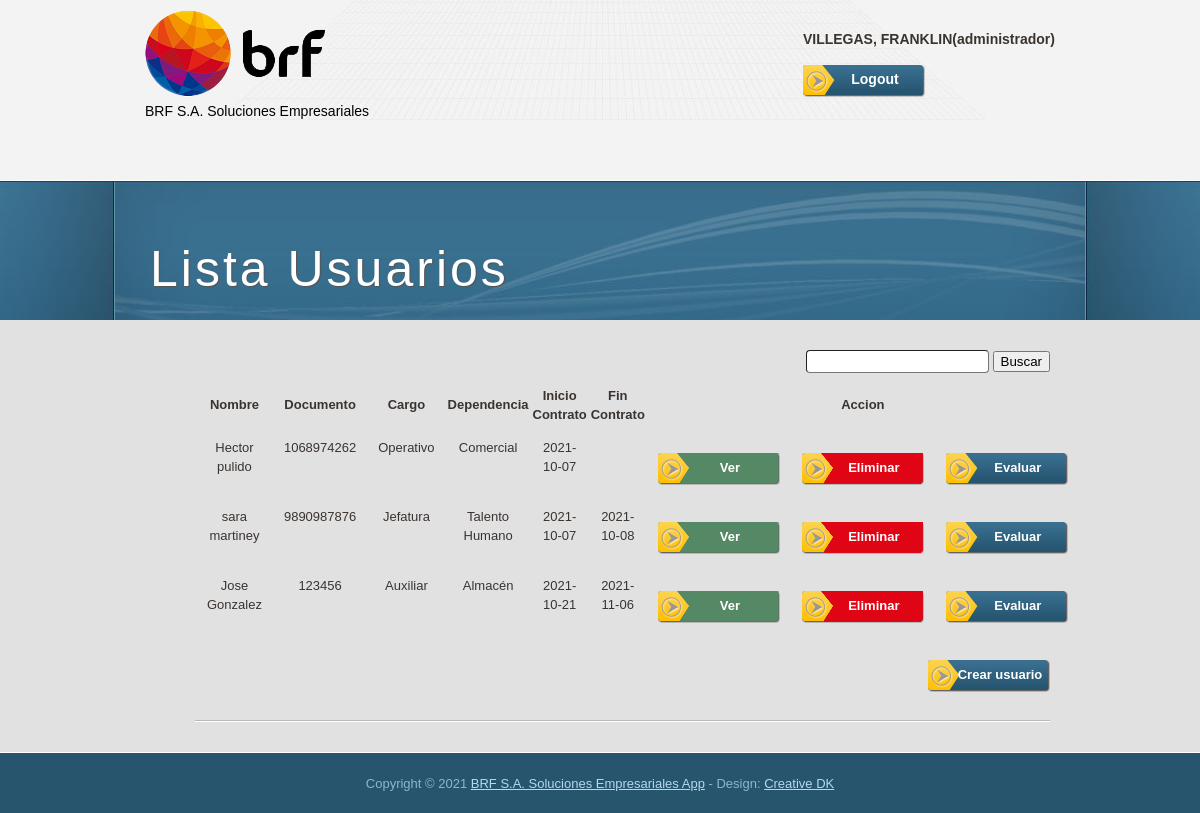
/mainadmin (signed in), run on an earlier commit of the app's database.
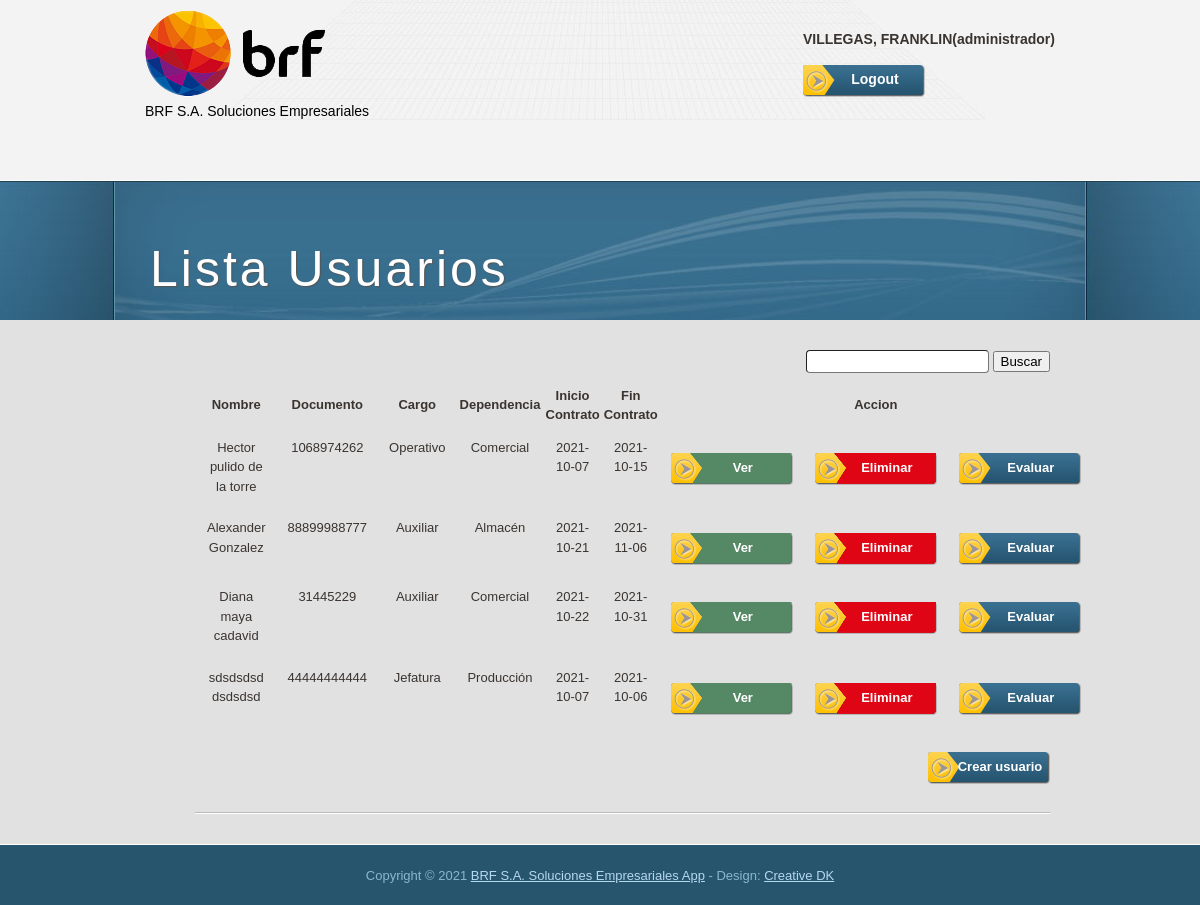
And on a later commit of the database.
### tables this page shows
CREATE TABLE "persons" (
	"id"	INTEGER NOT NULL,
	"document"	VARCHAR(50) NOT NULL UNIQUE,
	"name"	VARCHAR(50) NOT NULL,
	"surname"	VARCHAR(50) NOT NULL,
	"gender"	CHAR NOT NULL,
	"dateBirth"	DATE NOT NULL,
	"cityBirth"	VARCHAR(50) NOT NULL,
	"phone"	VARCHAR(25) NOT NULL,
	"address"	VARCHAR(50) NOT NULL,
	"cityResidence"	VARCHAR(50) NOT NULL,
	"email"	VARCHAR(50) NOT NULL,
	PRIMARY KEY("id" AUTOINCREMENT)
);

CREATE TABLE "contracts" (
	`idContract`	INTEGER PRIMARY KEY AUTOINCREMENT,
	`idPerson`	INTEGER NOT NULL,
	`charge`	VARCHAR ( 50 ) NOT NULL,
	`admissionDate`	DATE NOT NULL,
	`leaveDate`	DATE,
	`typeContract`	VARCHAR ( 50 ) NOT NULL,
	`dependence`	VARCHAR ( 50 ) NOT NULL,
	`salary`	DOUBLE NOT NULL,
	`availability`	BOOLEAN NOT NULL,
	CONSTRAINT `persona_contrato` FOREIGN KEY(`idPerson`) REFERENCES `persons`(`id`) ON DELETE NO ACTION ON UPDATE CASCADE
);

### app.py (the view)
@app.route('/mainadmin')
def administrador():
    if session["usuario"]!="unknown" and session["rol"]!=0:
        if session["rol"]=="superAdministrador":
            usuarios=lista_usuarios_superadmin()
            if usuarios is None:
                usuarios =""
        elif session["rol"]=="administrador":
            usuarios=lista_usuarios()
            if usuarios is None:
                usuarios =""
        return render_template('mainadmin.html', titulo="main admininstrador",lista=usuarios)
    else:
        return redirect("/")

### app.py (called while the page is built)
@app.before_request
def session_management():
    session.permanent = True

### db.py (called while the page is built)
def get_db():
    try:
        if 'db' not in g:
            g.db=sqlite3.connect('dbase/db_brf.db')
        return g.db
    except Error:
        print(Error)

### usuarios.py (called while the page is built)
def lista_usuarios():
    db=get_db()
    try:
        cursor = db.cursor()
        strsql ="select id, name, surname, document, charge, dependence, admissionDate, leaveDate from users join persons on users.idPerson=persons.id join contracts on persons.id=contracts.idPerson where users.rol='usuario'"
        cursor.execute(strsql)
        usuarios = cursor.fetchall()
        return usuarios
    except Error:
        close_db()
    close_db()

### templates/mainadmin.html (shortened to what this page needs)
{% extends "apptemplate.html" %}
{% block contenido %}
  <div id="tooplate_middle_wrapper3">
    <div id="tooplate_middle_wrapper4">
      <div id="tooplate_middle1">
        <h1>Lista Usuarios</h1>
      </div>
    </div>
  </div>
  <div id="tooplate_main">
      <div id="tooplate_content1">
          <div id="tabla">
              <p>
                <p align="right">
                  <input type="search" name="buscar" id="buscar">
                  <button type="button" id="find">Buscar</button>
                </p>
                  <table style="width: 100%">
                      <thead>
                        <tr>
                          <th>Nombre</th>
                          <th>Documento</th>
                          <th>Cargo</th>
                          <th>Dependencia</th>
                          <th>Inicio Contrato</th>
                          <th>Fin Contrato</th>
                          <th colspan="3">Accion</th>
                        </tr>
                      </thead>
                      <tbody style="text-align:center">
                        {% for usuario in lista %}
                          <tr>
                            <td>{% print(usuario[1]) %} {% print(usuario[2]) %}</td>
                            <td>{% print(usuario[3]) %}</td>
                            <td>{% print(usuario[4]) %}</td>
                            <td>{% print(usuario[5]) %}</td>
                            <td>{% print(usuario[6]) %}</td>
                            <td>{% print(usuario[7]) %}</td>
                            <td><div class="buttonver"><a href="/mainadmin/editar/{% print(usuario[0]) %}">Ver</a></div></td>
                            <td><div class="buttondel"><a href="#" {% print('onclick=eliminarUsuario({})').format(usuario[0]) %}>Eliminar</a></div></td>
                            <td><div class="button"><a href="/mainadmin/evaluar/{% print(usuario[0]) %}">Evaluar</a></div></td>
                          </tr>
                        {% endfor %}
                      </tbody>
                    </table>
              </p>
          </div>
          <div class="button float_r">
              <a href="/mainadmin/crear">Crear usuario</a>
          </div>
          <div class="cleaner_h30 horizon_divider"></div>
          <div class="cleaner_h30"></div>
    </div>
  </div>
{% endblock %}

### templates/apptemplate.html (shortened to what this page needs)
<!DOCTYPE html PUBLIC "-//W3C//DTD XHTML 1.0 Transitional//EN" "http://www.w3.org/TR/xhtml1/DTD/xhtml1-transitional.dtd">
<html xmlns="http://www.w3.org/1999/xhtml">
  <head>
    <link href="{{ url_for('static', filename='css/tooplate_style.css') }}" rel="stylesheet" type="text/css" />
  </head>
  <body>
    <div id="tooplate_header_wrapper">
        <div id="tooplate_header">
            <div id="site_title">
              <h1><a href="#"><img src="{{ url_for('static', filename='images/tooplate_logo.png') }}" alt="business template" /><span>BRF S.A. Soluciones Empresariales</span></span></span></a></h1>
            </div>
            <div class="button float_r" id="header_button">
              {% print(session["usuario"])%}({% print(session["rol"])%})
              <a href="/logout">Logout</a>
            </div>
            <div class="cleaner_h10"></div>
        </div>
    </div>
    {% block contenido %}
    {% endblock %}
    <div id="tooplate_footer_wrapper">
        <div id="tooplate_footer">
          Copyright © 2021 <a href="#">BRF S.A. Soluciones Empresariales App</a> - Design: <a href="https://creativedk.com/">Creative DK</a>
        </div>
    </div>
  </body>
</html>

### static/css/tooplate_style.css (style rules this page uses)
body { margin: 0px; padding: 0px; color: #3a3430; font-family: Helvetica, "Trebuchet MS", Arial, sans-serif; font-size: 13px; line-height:1.5em; background-color: #e1e1e1; }
a, a:link, a:visited { color: #2d607f; text-decoration: underline; }
p { margin: 0px; padding: 0 0 10px 0; }
img { border: none; }
h1 { font-size: 40px; font-weight: bold; margin: 0 0 30px 0; padding: 5px 0; color: #000; }
.cleaner_h10 { clear: both; width:100%; height: 10px; }
.cleaner_h30 { clear: both; width:100%; height: 30px; }
.horizon_divider { background: url(../images/tooplate_hor_divider.jpg) repeat-x bottom; }
.float_r { float: right; }
.button a { clear: both; display: block; width: 100px; height: 27px; padding: 5px 0 0 22px; margin-top: 15px; background: url(../images/tooplate_button.png) no-repeat; color: #fff; font-weight: bold; text-align: center; text-decoration: none; }
.buttonver a { clear: both; display: block; width: 100px; height: 27px; padding: 5px 0 0 22px; margin-top: 15px; background: url(../images/tooplate_button_ver.png) no-repeat; color: #fff; font-weight: bold; text-align: center; text-decoration: none; }
.buttondel a { clear: both; display: block; width: 100px; height: 27px; padding: 5px 0 0 22px; margin-top: 15px; background: url(../images/tooplate_button_del.png) no-repeat; color: #fff; font-weight: bold; text-align: center; text-decoration: none; }
#tooplate_header_wrapper { width: 100%; background: #f3f3f3; height: 180px; }
#tooplate_header { width: 990px; height: 120px; padding: 0; margin: 0 auto; background: url(../images/tooplate_header.jpg) no-repeat; }
#tooplate_header #site_title { float: left; width: 400px; padding: 10px 0 0 40px; }
#tooplate_header #site_title h1 { margin: 0; padding: 0; }
#tooplate_header #site_title h1 a { margin: 0px; padding: 0px; font-size: 38px; color: #000; font-weight: normal; text-decoration: none; }
#tooplate_header #site_title h1 a span { display: block; margin-top: 5px; margin-left: 0px; font-size: 14px; font-family: Arial, Helvetica, sans-serif; }
#header_button { float: right; padding-right: 40px; display: inline-block; font-size: 14px; font-weight: bold; padding-top: 30px; }
td { padding: 10px; vertical-align: top; }
#tooplate_middle_wrapper3 { width: 100%; background: url(../images/tooplate_banner.jpg) repeat-x; height: 140px; }
#tooplate_middle_wrapper4 { width: 100%; height: 140px; background: url(../images/tooplate_banner_wrapper.jpg) no-repeat top center; }
#tooplate_middle1 { width: 900px; height: 80px; padding: 30px 45px; margin: 0 auto; color: #c5dcea; font-size: 20px; background: url(../images/tooplate_banner_wrapper.jpg) center top no-repeat; }
#tooplate_middle1 h1 { color: #fff; font-size: 50px; letter-spacing: 3px; text-shadow: 1px 1px 1px #555; font-weight: normal; padding: 50px 0 0 0; }
#tooplate_main { clear: both; width: 900px; padding: 20px; margin: 0 auto; }
#tooplate_content1 { float: right; width: 95%; }
#tooplate_footer_wrapper { width: 100%; border-top: 1px solid #fff; padding-top: 1px; background: #28556e; }
#tooplate_footer { width: 900px; margin: 0 auto; padding: 20px 35px; text-align: center; color: #8ab6d1; }
#tooplate_footer a { color: #b4d8ee; }
input { border-radius: 4px; border-width: 1px; height: 1.7em; }

What changed in the data, as far as the page shows it:
removed contracts: charge "Jefatura", dependence "Talento Humano", admissionDate "2021-10-07", leaveDate "2021-10-08"
removed persons: name "sara", surname "martiney", document "9890987876"
changed contracts "Operativo": leaveDate (not shown) → "2021-10-15"
changed persons "Hector": surname "pulido" → "pulido de la torre"
changed persons "Gonzalez": name "Jose" → "Alexander"; document "123456" → "88899988777"
added contracts: charge "Auxiliar", dependence "Comercial", admissionDate "2021-10-22", leaveDate "2021-10-31"
added persons: name "Diana", surname "maya cadavid", document "31445229"
added contracts: charge "Jefatura", dependence "Producción", admissionDate "2021-10-07", leaveDate "2021-10-06"
added persons: name "sdsdsdsd", surname "dsdsdsd", document "44444444444"
